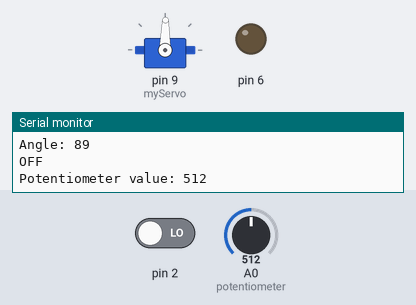
A sketch run on a simulated Arduino Uno, built with avr-gcc and run on an emulated ATmega328P. Shown: servo, output pins drawn as LEDs (lit = HIGH), the last lines printed to the serial monitor. Dashed ring = blinking. The inputs (shaded band) are chosen by the test bench; at power-on: pin 2 LOW, A0 (potentiometer) = 512.

Above: at 1.2 s.
1.3 s: pin 2 driven HIGH
At 1.46 s:
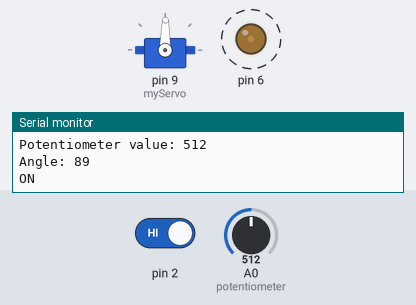
4.3 s: A0 (potentiometer) set to 13
At 4.47 s:
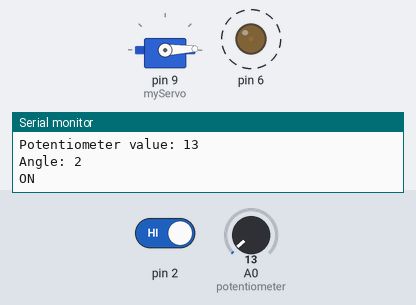
7.3 s: A0 (potentiometer) set to 9
At 8.6 s:
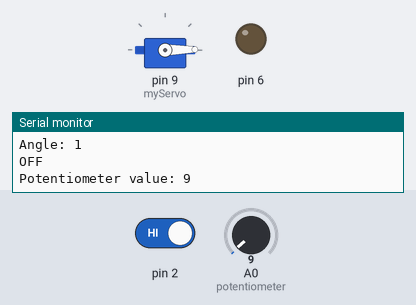
8.9 s: A0 (potentiometer) set to 122
At 9.1 s:
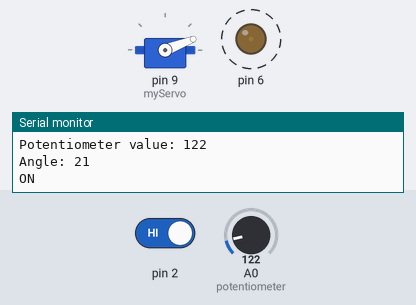
11.9 s: A0 (potentiometer) set to 306
At 12.11 s:
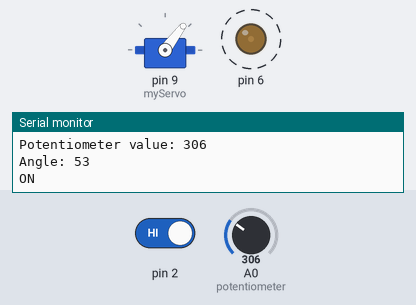
14.9 s: A0 (potentiometer) set to 716
At 15.12 s:
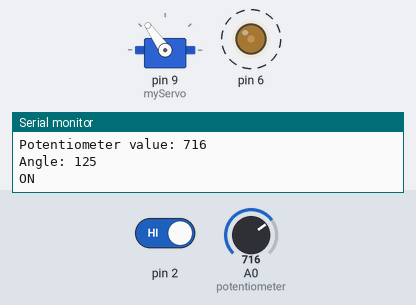
Timing chart, 0 to 18.9 s (numbered marks = the images above; inputs shaded):
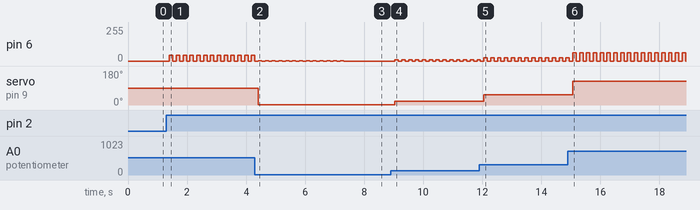

The sketch:

05_mood_cue.ino
```cpp
#include <Servo.h>
Servo myServo;
int const potentiometer = A0;
int p_value;
int angle;

//modifications
int switch1 = 0;
int toggle = 0;

void setup()
{
    myServo.attach(9);
    Serial.begin(9600);
    pinMode(6, OUTPUT);
}

void loop()
{
    switch1 = digitalRead(2);
    p_value = analogRead(potentiometer);

    //TOGGLE SOUND
    if (switch1 == HIGH){
        if (toggle == 0){
            toggle = 1;
            delay(100);
        }
        else {
            toggle = 0;
            delay(100);
        }
    }

    //Regular mood cue function
    Serial.print("Potentiometer value: ");
    Serial.println(p_value);

    angle = map(p_value, 0, 1023, 0, 179);
    Serial.print("Angle: ");
    Serial.println(angle);

    myServo.write(angle);
    if (toggle == 1){
        analogWrite(6, angle/2);
        Serial.println("ON");

    } else {
     	analogWrite(6, 0);
        Serial.println("OFF");
    }
    delay(15);
}
```

Alignment_area.cpp
```cpp
// Format Document: Shift + Alt + f
// Paste below:
```

Measured:
- the behaviour switches between 12 and 11 on A0 (potentiometer) (found by bisection; images 2 and 3)
- after the input at 1.3 s, pin 6: alternates 44/255 for 0.12 s and 0/255 for 0.12 s, starting after 0.10 s
- after the input at 4.3 s, servo on pin 9 (myServo): 89° → 2° after 0.11 s
- after the input at 7.3 s, pin 6: goes on until 7.3 s, then stays 0/255; servo on pin 9 (myServo): 2° → 1° after 0.12 s
- after the input at 8.9 s, pin 6: alternates 10/255 for 0.12 s and 0/255 for 0.12 s, starting after 0.14 s; servo on pin 9 (myServo): 1° → 21° after 0.14 s
- after the input at 11.9 s, servo on pin 9 (myServo): 21° → 53° after 0.15 s
- after the input at 14.9 s, servo on pin 9 (myServo): 53° → 125° after 0.16 s
